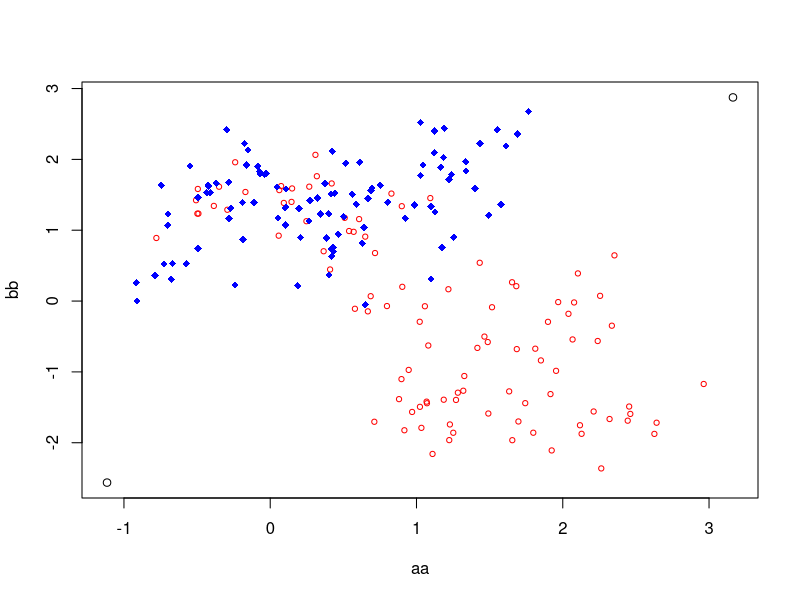
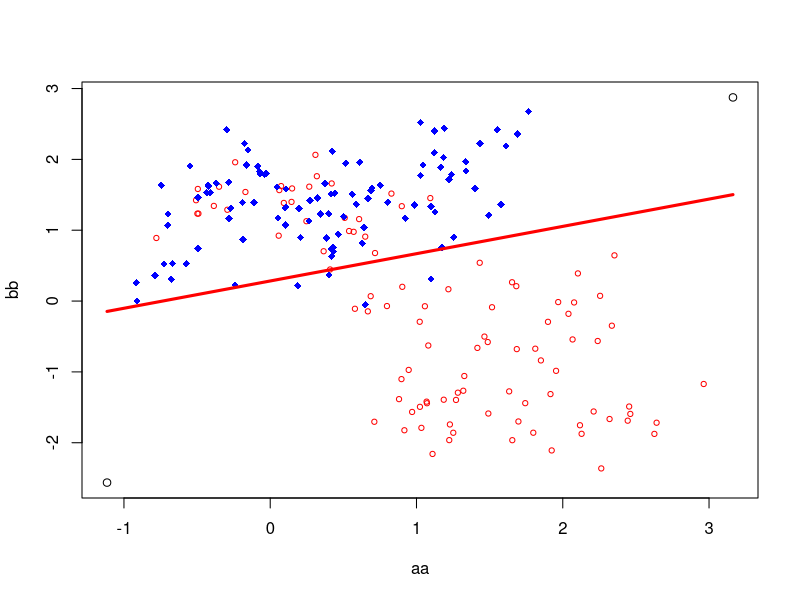
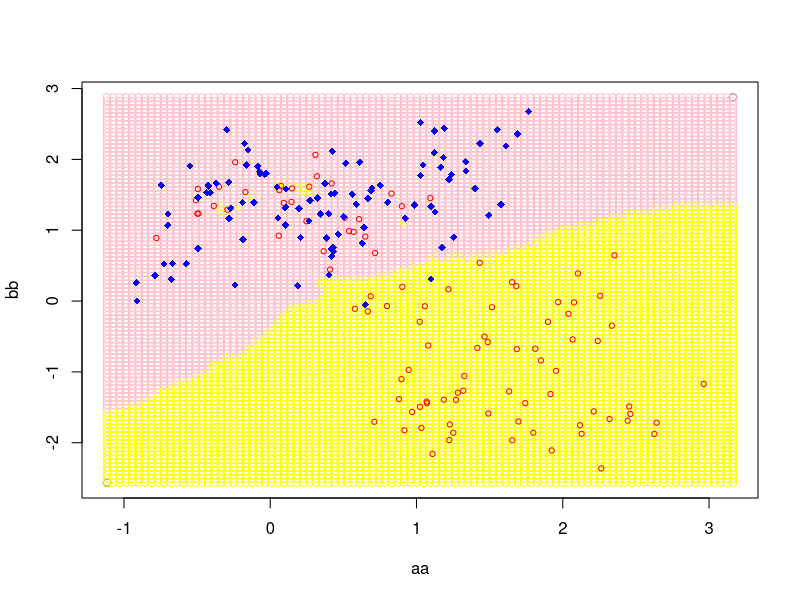
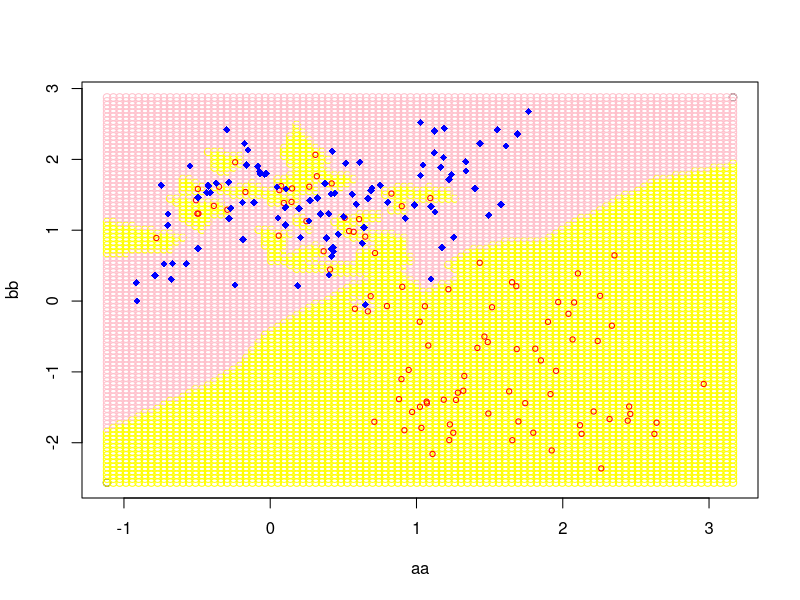
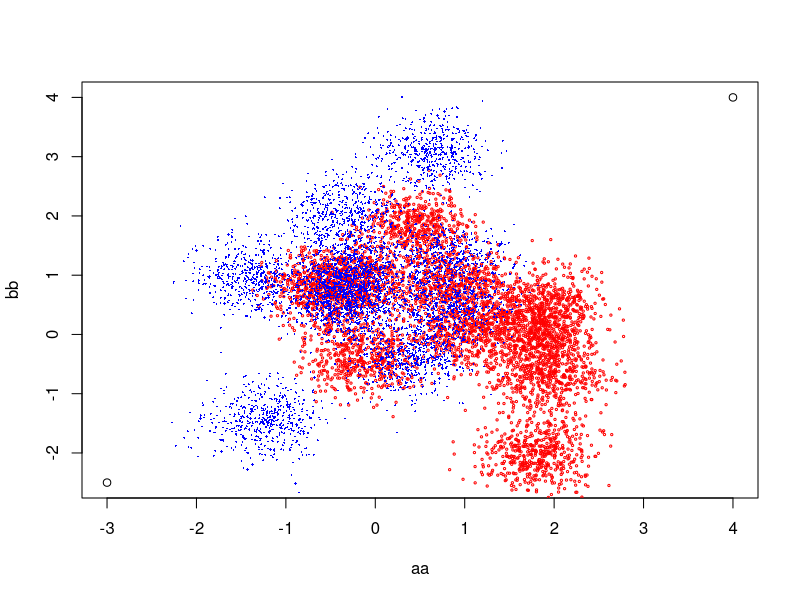
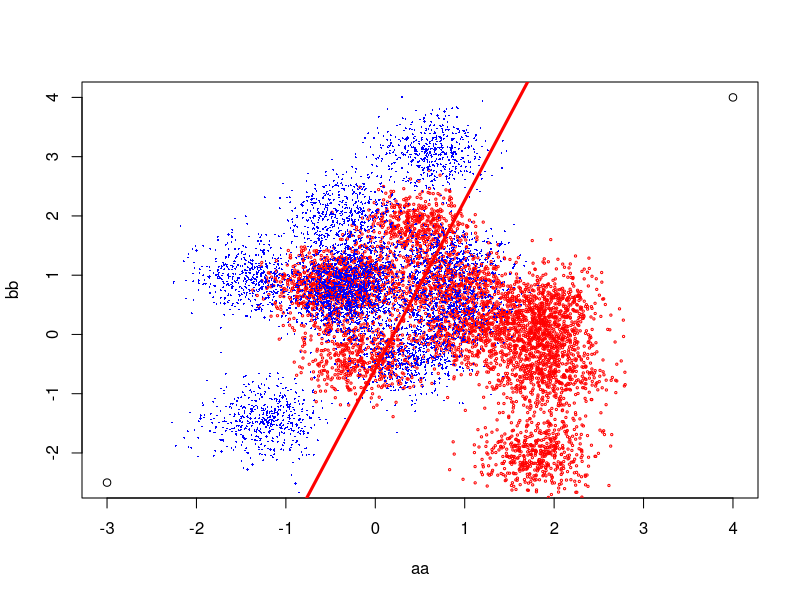

Recreate these plots in R, in order. (Note: a time limit stopped this script after it produced the figures.)
##################################################################################################
## Construct a data set with 200 points using the following steps:
##  Generate 10 two-dimensional vectors, m0, , m1, . . . , m9 ∈ R^2, such that they are 
##  i.i.d.~  N ([1,0],[[1,0][0,1]]).  Generate 10 more two-dimensional vectors,
## m0',m1',....,m9'∈ R^2,  such that they are i.i.d. ~  N ([0,1],[[1,0][0,1]]).


library(MASS)
yvalue = function(c,m,x) {
  result = -c-m*x
  return(result)
}

euclidean_dist=function(pt1,pt2,pt3,pt4){
  return (sqrt((pt1-pt2)**2+(pt3-pt4)**2))
}

##################################################################################################
## Generate 10 data points such that they are i.i.d. ~ N (mi,[[0.1,0][0,0.1]])
## for all i = 0, 1, . . . , 9.
## Thus a 100 feature vectors are generated. Label them all as (+1).

## Generate 10 data points such that they are i.i.d. ~ N (mi',[[0.1,0][0,0.1]])
## for all i = 0, 1, . . . , 9.
## Thus a 100 feature vectors are generated. Label them all as (-1).


## Generating the 100 datapoints with given condition 1
m1=c(1,0)
m2=c(0,1)
cov=matrix(c(1,0,0,1),2,2,byrow=TRUE)
d1= mvrnorm(n = 10,mu = m1,Sigma = cov)
vv1=matrix(rep(1,100))
vv2=matrix(rep(-1,100))
data1=mvrnorm(n = 10,mu =c(d1[1,1],d1[1,2]),Sigma = matrix(c(0.1,0,0,0.1),2,2,byrow=TRUE))
head(data1)
for(i in 2:10){
  temp=mvrnorm(n = 10,mu =c(d1[i,1],d1[i,2]),Sigma = matrix(c(0.1,0,0,0.1),2,2,byrow=TRUE))
  data1=rbind(data1,temp)
}

## Assigning (+1) to first dataset
## Adding bias term to each datapoint

data1=cbind(data1,vv1)
data1=cbind(vv1,data1)

ll1=c()
for (i in 1:10){
  temp=mvrnorm(n = 10,mu =c(d1[i,1],d1[i,2]),Sigma = matrix(c(0.1,0,0,0.1),2,2,byrow=TRUE))
  ll1=append(ll1,temp)
}
lll1=matrix(ll1,100,2,byrow=TRUE)



## Generating the 100 datapoints with given condition 2

d2= mvrnorm(n = 10,mu = m2,Sigma = cov)
data2=mvrnorm(n = 10,mu =c(d2[1,1],d2[1,2]),Sigma = matrix(c(0.1,0,0,0.1),2,2,byrow=TRUE))
for(i in 2:10){
  temp=mvrnorm(n = 10,mu =c(d2[i,1],d2[i,2]),Sigma = matrix(c(0.1,0,0,0.1),2,2,byrow=TRUE))
  data2=rbind(data2,temp)
}

## Assigning (+1) to first dataset
## Adding bias term to each datapoint
data2=cbind(data2,vv2)
data2=cbind(vv1,data2)

## A dataset of 200 datapoints is ready to implement model
data=rbind(data1,data2)


##################################################################################################
## Plot the generated features in the form of a scatterplot. Represent the
## features having different labels with different colors.


## This step is just to resize the plot
xmin=min(data[1:200,2])
xmax=max(data[1:200,2])
ymin=min(data[1:200,3])
ymax=max(data[1:200,3])

## Finding the maximuma and minimum value of dataset. so that, we can plot the datapoints perfectly

aa=c(xmin-0.2,xmax+0.2)
bb=c(ymin-0.2,ymax+0.2)
plot(aa,bb)
points(data1[1:100,2],data1[1:100,3],col='red',cex=0.7)
points(data2[1:100,2],data2[1:100,3],col='blue',pch=18,cex=1)


##################################################################################################
## Compute the classifier using the linear model. Plot the classifying line
## along with the scatter plot of the generated features, showing features
## above and below the line. Print the training error (i.e., the average of
## misclassified data) for the classifier computed.


## Estimating the feature vector est_beta
temp_mat=solve(t(data[1:200,1:3])%*%data[1:200,1:3])
est_beta=(temp_mat%*%t(data[1:200,1:3]))%*%data[1:200,4]

x=seq(xmin-0.2,xmax+0.2,length=100)
y=-(est_beta[1,1]/est_beta[3,1])-((est_beta[2,1]/est_beta[3,1])*x)


## plotting aa and bb to resize the plot
plot(aa,bb)
points(data1[1:100,2],data1[1:100,3],col='red',cex=0.7)
points(data2[1:100,2],data2[1:100,3],col='blue',pch=18,cex=1)
lines(x, y, lwd = 3, col = "red")

## Calculating error in Linear Classifier model

error2=0
for (i in 1:200){
  if(data[i,3]==1){
    if((yvalue(est_beta[1]/est_beta[3],est_beta[2]/est_beta[3],data[i,2])<=data[i,1])){
      error2=error2+1
    }
  }
  else{
    if((yvalue(est_beta[1]/est_beta[3],est_beta[2]/est_beta[3],data[i,2])>=data[i,1])){
      error2=error2+1
    }
  }
}

error2/200

## Calculating error in Linear classifier model
## error= (Number of missclassifed datapoints)/(total number of datapoints)

# if y value for (+1) datapoints is more than its value according to classifying line than it will count as error



## Adding a new column to assign its class according to K-NN model
data=cbind(data,matrix(rep(0,200)))



##################################################################################################
## Compute the classifier using k-nearest neighbor method, for k = 15. Plot
## the classifying curve and print the training error


# Calculating the distance of each to every other point 
# Select the least 15 points and assigning 1 if number of (+1) assigned is more than (-1) assigned data points
for(i in 1:200){
  pt_dist=c()
  for(j in 1:200){
    if(i!=j){
      dist=euclidean_dist(data[i,2],data[j,2],data[i,3],data[j,3])
      pt_dist=append(pt_dist,dist)
    }
  }
  first_k=order(pt_dist)
  temp_sum=0
  for(k in 1:15){
    if(data[first_k[k],4]==1){
      temp_sum=temp_sum+1
    }
  }
  if(temp_sum/15>=0.5){
    data[i,5]=1
  }
  else{
    data[i,5]=-1
  }
}


## Calculating the training error in K-NN model
## error= (Number of missclassifed datapoints)/(total number of datapoints)
error3=0
for (i in 1:200){
  if(data[i,4]!=data[i,5]){
    error3=error3+1
  }
}
error3/200
head(data)

## Plot the classifying curve

yy=seq(ymin-0.2,ymax+0.2,length=100)
arr=c()
for (i in 1:100){
  for (j in 1:100){
    ptdist=c()
    temp_arr=c(x[i],yy[j],0)
    for (k in 1:200){
      dist=sqrt((x[i]-data[k,2])**2+(yy[j]-data[k,3])**2)
      ptdist=append(ptdist,dist)
    }
    firstk=order(ptdist)
    tempsum=0
    for(kk in 1:15){
      if(data[firstk[kk],4]==1){
        tempsum=tempsum+1
      }
    }
    if(tempsum/15>=0.5){
      temp_arr[3]=1
    }
    else{
      temp_arr[3]=-1
    }
    arr=append(arr,temp_arr)
  }
}
arr=matrix(arr,10000,3,byrow=TRUE)

plot(aa,bb)
for(i in 1:10000){
  if(arr[i,3]==1){
    points(arr[i,1],arr[i,2],col='yellow')
    ## yellow region refers to class 1
    }
  else{
    points(arr[i,1],arr[i,2],col='pink')
    ## pink region refers to class 1
  }
}
points(data1[1:100,2],data1[1:100,3],col='red',cex=0.7)
points(data2[1:100,2],data2[1:100,3],col='blue',pch=18,cex=1)


##################################################################################################
## Compute the classifier using k-nearest neighbor method, for k = 1. Plot
## the classifying curve and print the training error


## Repeating the same steps of question 3 with k=1
data=cbind(data,matrix(rep(0,200)))
for(i in 1:200){
  ptdist=c()
  for(j in 1:200){
    if(i!=j){
      dist=euclidean_dist(data[i,2],data[j,2],data[i,3],data[j,3])
      ptdist=append(ptdist,dist)
    }
  }
  firstk=order(ptdist)
  tempsum=0
  for(k in 1:1){
    if(data[firstk[k],4]==1){
      tempsum=tempsum+1
    }
  }
  if(tempsum/1>=0.5){
    data[i,6]=1
  }
  else{
    data[i,6]=-1
  }
}


## Calculating training error
## error= (Number of missclassifed datapoints)/(total number of datapoints)


error4=0
for (i in 1:200){
  if(data[i,4]!=data[i,6]){
    error4=error4+1
  }
}
error4/200


## Plotting the classifying curve

arr1=c()
for (i in 1:100){
  for (j in 1:100){
    ptdist1=c()
    temp_arr1=c(x[i],yy[j],0)
    for (k in 1:200){
      dist=sqrt((x[i]-data[k,2])**2+(yy[j]-data[k,3])**2)
      ptdist1=append(ptdist1,dist)
    }
    firstk1=order(ptdist1)
    tempsum1=0
    for(kk in 1:1){
      if(data[firstk1[kk],4]==1){
        tempsum1=tempsum1+1
      }
    }
    if(tempsum1/1>=0.5){
      temp_arr1[3]=1
    }
    else{
      temp_arr1[3]=-1
    }
    arr1=append(arr1,temp_arr1)
  }
}
arr1=matrix(arr1,10000,3,byrow=TRUE)

plot(aa,bb)
for(i in 1:10000){
  if(arr1[i,3]==1){
    ## yellow region refers to class 1
    points(arr1[i,1],arr1[i,2],col='yellow')
    }
  else{
    ## pink region refers to class 1
    points(arr1[i,1],arr1[i,2],col='pink')
  }
}
points(data1[1:100,2],data1[1:100,3],col='red',cex=0.7)
points(data2[1:100,2],data2[1:100,3],col='blue',pch=18,cex=1)

aa

##################################################################################################
## Generate 10000 test vectors as follows: Generate 5000 feature vectors as
## (i.e., 500 vectors for each mi), and label them all as (+1).
## Similarly, generate 5000 more feature vectors (i.e.,
## 500 vectors per mi′ and label them all as (−1)
## Assume that the labels correspond to the true responses
## Compute and print the test error based on the classifiers derived using 
## (i) linear model 
## (ii) 15-NN 
## (iii) 1-NN.


## Repeating same steps with 10000 datapoints

newd1= mvrnorm(n = 10,mu = m1,Sigma = cov)
newvv1=matrix(rep(1,5000))
newvv2=matrix(rep(-1,5000))
newdata1=mvrnorm(n = 500,mu =c(newd1[1,1],newd1[1,2]),Sigma = matrix(c(0.1,0,0,0.1),2,2,byrow=TRUE))

for(i in 2:10){
  newtemp=mvrnorm(n = 500,mu =c(newd1[i,1],newd1[i,2]),Sigma = matrix(c(0.1,0,0,0.1),2,2,byrow=TRUE))
  newdata1=rbind(newdata1,newtemp)
}
newdata1=cbind(newdata1,newvv1)
newdata1=cbind(newvv1,newdata1)


newd2= mvrnorm(n = 10,mu = m2,Sigma = cov)
newdata2=mvrnorm(n = 500,mu =c(newd2[1,1],newd2[1,2]),Sigma = matrix(c(0.1,0,0,0.1),2,2,byrow=TRUE))
for(i in 2:10){
  temp=mvrnorm(n = 500,mu =c(newd2[i,1],newd2[i,2]),Sigma = matrix(c(0.1,0,0,0.1),2,2,byrow=TRUE))
  newdata2=rbind(newdata2,temp)
}
newdata2=cbind(newdata2,newvv2)
newdata2=cbind(newvv1,newdata2)


newdata=rbind(newdata1,newdata2)
dim(newdata)


aa=c(-3,4)
bb=c(-2.5,4)
plot(aa,bb)
points(newdata1[1:5000,2],newdata1[1:5000,3],col='red',cex=0.3)
points(newdata2[1:5000,2],newdata2[1:5000,3],col='blue',pch=18,cex=0.3)

head(newdata[1:10000,1:3])
newtemp_mat=solve(t(newdata[1:10000,1:3])%*%newdata[1:10000,1:3])
newest_beta=(newtemp_mat%*%t(newdata[1:10000,1:3]))%*%newdata[1:10000,4]
dim(newest_beta)

newx=seq(-3,3,length=100)
newy=-(newest_beta[1,1]/newest_beta[3,1])-((newest_beta[2,1]/newest_beta[3,1])*newx)


plot(aa,bb)
points(newdata1[1:5000,2],newdata1[1:5000,3],col='red',cex=0.3)
points(newdata2[1:5000,2],newdata2[1:5000,3],col='blue',pch=18,cex=0.3)
lines(newx, newy, lwd = 3, col = "red")
#set.seed(2525)
#plot(data1[1:100,2],data1[1:100,3],col='red',cex=0.7)
#points(data2[1:100,2],data2[1:100,3],col='blue',pch=18,cex=1)
#axis(1, at = -5:5)
newdata[1,1]
newerror2=0
for (i in 1:10000){
  if(newdata[i,3]==1){
    if((yvalue(newest_beta[1]/newest_beta[3],newest_beta[2]/newest_beta[3],newdata[i,2])<=newdata[i,1])){
      newerror2=newerror2+1
    }
  }
  else{
    if((yvalue(newest_beta[1]/newest_beta[3],newest_beta[2]/newest_beta[3],newdata[i,2])>=newdata[i,1])){
      newerror2=newerror2+1
    }
  }
}

newerror2/10000

newdata=cbind(newdata,matrix(rep(0,10000)))


for(i in 1:10000){
  newpt_dist=c()
  for(j in 1:10000){
    if(i!=j){
      newdist=euclidean_dist(newdata[i,2],newdata[j,2],newdata[i,3],newdata[j,3])
      newpt_dist=append(newpt_dist,newdist)
    }
  }
  newfirst_k=order(newpt_dist)
  newtemp_sum=0
  for(k in 1:15){
    if(newdata[newfirst_k[k],4]==1){
      newtemp_sum=newtemp_sum+1
    }
  }
  if(newtemp_sum/15>=0.5){
    newdata[i,5]=1
  }
  else{
    newdata[i,5]=-1
  }
}
newdata[10,5]


# plot new modifies data



newerror3=0
for (i in 1:10000){
  if(newdata[i,4]!=newdata[i,5]){
    newerror3=newerror3+1
  }
}
newerror3/10000




newdata=cbind(newdata,matrix(rep(0,10000)))
for(i in 1:10000){
  newptdist=c()
  for(j in 1:10000){
    if(i!=j){
      newdist=euclidean_dist(newdata[i,2],newdata[j,2],newdata[i,3],newdata[j,3])
      newptdist=append(newptdist,newdist)
    }
  }
  newfirstk=order(newptdist)
  newtempsum=0
  for(k in 1:1){
    if(newdata[newfirstk[k],4]==1){
      newtempsum=newtempsum+1
    }
  }
  if(newtempsum/1>=0.5){
    newdata[i,6]=1
  }
  else{
    newdata[i,6]=-1
  }
}


# plot new modifies data



newerror4=0
for (i in 1:10000){
  if(newdata[i,4]!=newdata[i,6]){
    newerror4=newerror4+1
  }
}
newerror4/10000
print('end')
